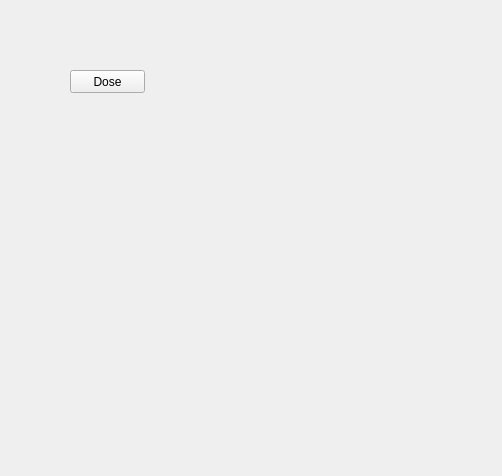
<?xml version="1.0" encoding="UTF-8"?>
<ui version="4.0">
 <class>push</class>
 <widget class="QWidget" name="push">
  <property name="geometry">
   <rect>
    <x>0</x>
    <y>0</y>
    <width>502</width>
    <height>476</height>
   </rect>
  </property>
  <property name="windowTitle">
   <string>Form</string>
  </property>
  <widget class="QPushButton" name="pushButton">
   <property name="geometry">
    <rect>
     <x>70</x>
     <y>70</y>
     <width>75</width>
     <height>23</height>
    </rect>
   </property>
   <property name="text">
    <string>Dose</string>
   </property>
  </widget>
 </widget>
 <resources/>
 <connections/>
</ui>
